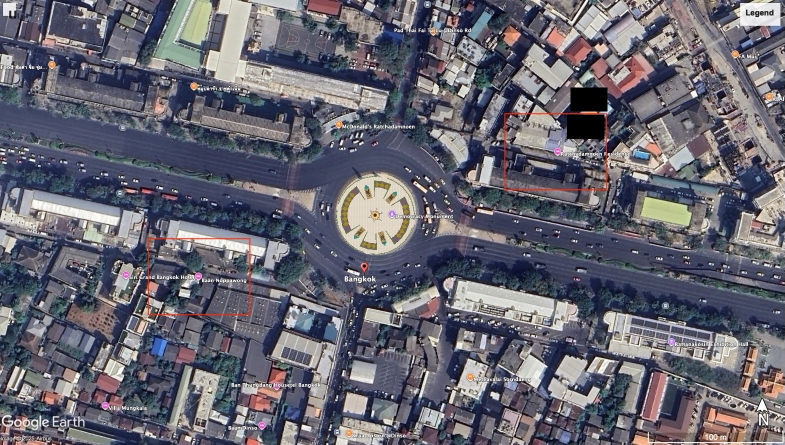
#> input picture test.jpg, 1569 x 889 px (shown at 1/2 size)
$ python wildfire_box_detect.py
#> lines starting #> are read from the running program, lines starting #| are printed output that depends on the picture; after the words box and inside, x2 and y2 are one past the last pixel; in counts of white or black regions, pixels touching at a corner belong together
import cv2
import numpy as np
from typing import List, Tuple

def detect_red_rectangles(image_path: str, debug: bool = False) -> List[List[int]]:
    """
    ตรวจจับกรอบสี่เหลี่ยมสีแดงจากรูป และคืนค่า bounding box

    Args:
        image_path (str): path ไฟล์รูปภาพ

    Returns:
        List[List[int]]: รายการ bbox ในรูปแบบ [Xmax, Ymax, Xmin, Ymin]
    """

    # อ่านรูปภาพ
    image = cv2.imread(image_path)
    if image is None:
        print("ไม่สามารถอ่านไฟล์รูปภาพได้")
        return []

    original = image.copy()

    # แปลงจาก BGR เป็น HSV เพื่อใช้ในการหาสีแดง
    hsv = cv2.cvtColor(image, cv2.COLOR_BGR2HSV)

    # กำหนดช่วงสีแดงใน HSV
    # สีแดงอยู่ในช่วง 0-10 และ 160-180 ใน H channel
    lower_red1 = np.array([0, 100, 100])
    upper_red1 = np.array([10, 255, 255])
    lower_red2 = np.array([160, 100, 100])
    upper_red2 = np.array([180, 255, 255])

    # สร้าง mask สำหรับสีแดง
    mask1 = cv2.inRange(hsv, lower_red1, upper_red1)
    mask2 = cv2.inRange(hsv, lower_red2, upper_red2)
    red_mask = mask1 + mask2

    # หา contours จาก mask
    contours, _ = cv2.findContours(red_mask, cv2.RETR_EXTERNAL, cv2.CHAIN_APPROX_SIMPLE)

    rectangles = []

    for contour in contours:
        # กรองเฉพาะ contour ที่มีขนาดเหมาะสม
        area = cv2.contourArea(contour)
        if area < 1000:  # กรองพื้นที่เล็กเกินไป
            continue

        # ประมาณรูปร่างเป็นสี่เหลี่ยม
        epsilon = 0.02 * cv2.arcLength(contour, True)
        approx = cv2.approxPolyDP(contour, epsilon, True)

        # หา bounding rectangle
        x, y, w, h = cv2.boundingRect(contour)

        # คำนวณ aspect ratio เพื่อตรวจสอบว่าเป็นสี่เหลี่ยมจริง
        aspect_ratio = float(w) / h

        # กรองเฉพาะรูปสี่เหลี่ยมที่มี aspect ratio สมเหตุสมผล
        if 0.2 < aspect_ratio < 5.0:
            # สร้าง bbox ในรูปแบบ [Xmax, Ymax, Xmin, Ymin]
            xmax = x + w
            ymax = y + h
            xmin = x
            ymin = y

            rectangles.append([xmax, ymax, xmin, ymin])
        if debug:
            # วาดกรอบบนรูปต้นฉบับ
            cv2.rectangle(original, (xmin, ymin), (xmax, ymax), (0, 255, 0), 2)
            # ใส่ข้อความ bbox
            cv2.putText(original, f"[{xmax},{ymax},{xmin},{ymin}]",
                       (xmin, ymin-10), cv2.FONT_HERSHEY_SIMPLEX, 0.5, (0, 255, 0), 1)

    if debug:
        try:
            # แสดงรูปผลลัพธ์
            cv2.imshow('Original with Detection', original)
            cv2.imshow('Red Mask', red_mask)
            cv2.waitKey(0)
        finally:
            cv2.destroyAllWindows()

    return rectangles

def detect_red_rectangles_advanced(image_path: str, debug: bool = False) -> List[List[int]]:
    """
    ฟังก์ชันขั้นสูงสำหรับตรวจจับกรอบสี่เหลี่ยมสีแดง

    Args:
        image_path (str): path ไฟล์รูปภาพ
        debug (bool): แสดงรูปภาพ debug หรือไม่

    Returns:
        List[List[int]]: รายการ bbox ในรูปแบบ [Xmax, Ymax, Xmin, Ymin]
    """

    # อ่านรูปภาพ
    image = cv2.imread(image_path)
    if image is None:
        print("ไม่สามารถอ่านไฟล์รูปภาพได้")
        return []

    original = image.copy()

    # แปลงเป็น HSV
    hsv = cv2.cvtColor(image, cv2.COLOR_BGR2HSV)

    # กำหนดช่วงสีแดงใน HSV (ปรับให้เข้มงวดขึ้น)
    lower_red1 = np.array([0, 100, 100])
    upper_red1 = np.array([10, 255, 255])
    lower_red2 = np.array([160, 100, 100])
    upper_red2 = np.array([180, 255, 255])

    # สร้าง mask
    mask1 = cv2.inRange(hsv, lower_red1, upper_red1)
    mask2 = cv2.inRange(hsv, lower_red2, upper_red2)
    red_mask = mask1 + mask2

    # ทำ morphological operations เพื่อปรับปรุง mask
    kernel = np.ones((2, 2), np.uint8)
    red_mask = cv2.morphologyEx(red_mask, cv2.MORPH_CLOSE, kernel, iterations=2)
    red_mask = cv2.morphologyEx(red_mask, cv2.MORPH_OPEN, kernel, iterations=1)

    # หา contours
    contours, _ = cv2.findContours(red_mask, cv2.RETR_EXTERNAL, cv2.CHAIN_APPROX_SIMPLE)

    rectangles = []

    for contour in contours:
        area = cv2.contourArea(contour)
        perimeter = cv2.arcLength(contour, True)
        print (f'Area: ', area)
        # กรองตาม area และ perimeter
        if area < 750 or perimeter < 200:
            continue

        # หา bounding rectangle
        x, y, w, h = cv2.boundingRect(contour)

        # ตรวจสอบ aspect ratio
        aspect_ratio = float(w) / h
        if not (0.3 < aspect_ratio < 3.0):
            continue

        # ตรวจสอบว่า contour เป็นสี่เหลี่ยมหรือไม่
        # โดยใช้ area ratio ระหว่าง contour area และ bounding rect area
        rect_area = w * h
        area_ratio = area / rect_area if rect_area > 0 else 0

        # ถ้า area ratio น้อยเกินไป แสดงว่าไม่ใช่รูปสี่เหลี่ยม
        if area_ratio < 0.3:
            continue

        # สร้าง bbox ในรูปแบบ [Xmax, Ymax, Xmin, Ymin]
        xmax = x + w
        ymax = y + h
        xmin = x
        ymin = y

        rectangles.append([xmax, ymax, xmin, ymin])

        if debug:
            # วาดกรอบบนรูปต้นฉบับ
            cv2.rectangle(original, (xmin, ymin), (xmax, ymax), (0, 255, 0), 2)
            # ใส่ข้อความ bbox
            cv2.putText(original, f"[{xmax},{ymax},{xmin},{ymin}]",
                       (xmin, ymin-10), cv2.FONT_HERSHEY_SIMPLEX, 0.5, (0, 255, 0), 1)

    if debug:
        try:
            # แสดงรูปผลลัพธ์
            cv2.imshow('Original with Detection', original)
            cv2.imshow('Red Mask', red_mask)
            cv2.waitKey(0)
        finally:
            cv2.destroyAllWindows()

    return rectangles

def process_image_and_print_results(image_path: str):
    """
    ประมวลผลรูปภาพและแสดงผลลัพธ์
    """
    print(f"กำลังประมวลผลรูปภาพ: {image_path}")

    # ใช้ฟังก์ชันพื้นฐาน
    basic_results = detect_red_rectangles(image_path, debug=True)
#> in detect_red_rectangles, image is the input picture: shape (889, 1569, 3); mean B, G, R 112.5, 101.7, 102.6
#> in detect_red_rectangles, `hsv = cv2.cvtColor(image, cv2.COLOR_BGR2HSV)`: hsv: shape (889, 1569, 3); mean H, S, V 99.8, 59.4, 117.7
#> in detect_red_rectangles, `mask1 = cv2.inRange(hsv, lower_red1, upper_red1)`:
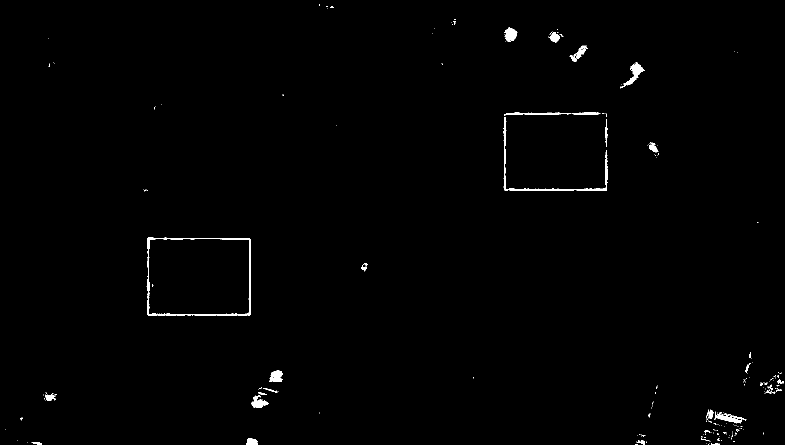
#> mask1: shape (889, 1569) (shown at 1/2 size); 0.7% white; 218 white regions (183 under 20 px), largest, box (x1, y1, x2, y2) and area: (293, 475, 502, 632) 2171, (1007, 234, 1216, 382) 1489, (1241, 124, 1290, 177) 663
#> in detect_red_rectangles, `mask2 = cv2.inRange(hsv, lower_red2, upper_red2)`:
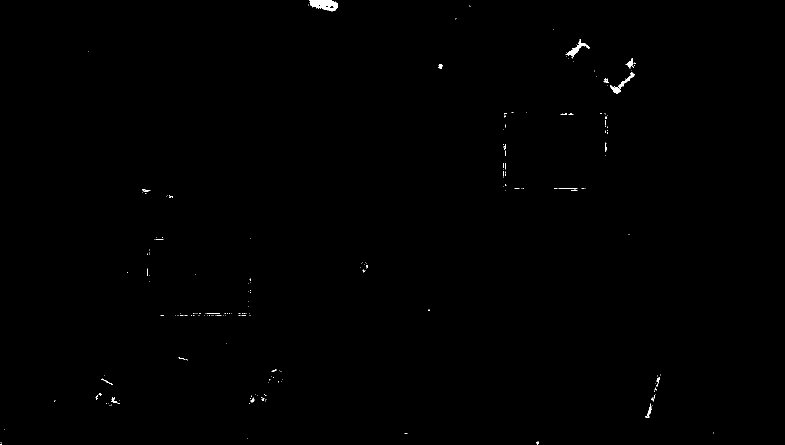
#> mask2: shape (889, 1569) (shown at 1/2 size); 0.22% white; 234 white regions (215 under 20 px), largest, box (x1, y1, x2, y2) and area: (619, 0, 676, 23) 884, (1131, 81, 1179, 117) 378, (1236, 145, 1269, 178) 225
#> in detect_red_rectangles, `red_mask = mask1 + mask2`:
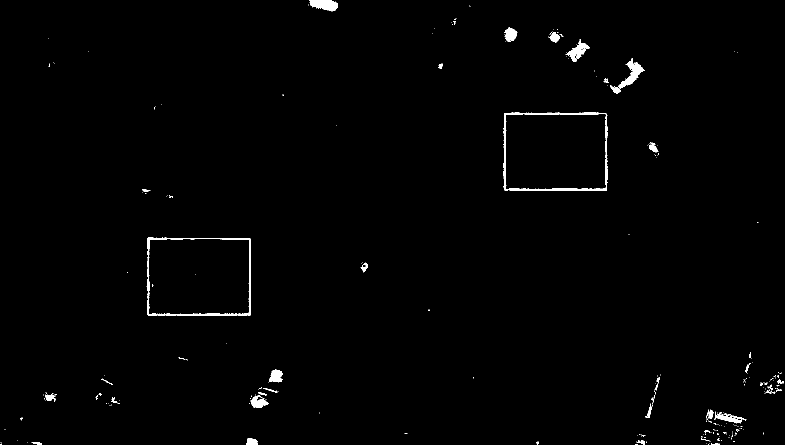
#> red_mask: shape (889, 1569) (shown at 1/2 size); 0.92% white; 276 white regions (233 under 20 px)
#> in detect_red_rectangles, `contours, _ = cv2.findContours(red_mask, cv2.RETR_EXTERNAL, cv2.CHAIN_..`: contours = 274 contours, 244 with area under 20; largest, box (x1, y1, x2, y2) and area: (1007, 224, 1216, 382) 31826, (293, 475, 502, 632) 31712, (1236, 116, 1290, 178) 930, (619, 0, 676, 23) 862, (1131, 81, 1179, 124) 725
#> the loop in detect_red_rectangles, `for contour in contours:` made 274 passes
#> (area, epsilon, x, y, w, h, aspect_ratio, xmax) on passes 198, 220: (31712.5, 15.46, 293, 475, 209, 157, 1.33, 502), (31826, 15.29, 1007, 224, 209, 158, 1.32, 1216)
#> area on passes 10, 17, 20, 52: 37, 57.5, 195, 21
#> after the loop in detect_red_rectangles, `for contour in contours:`:
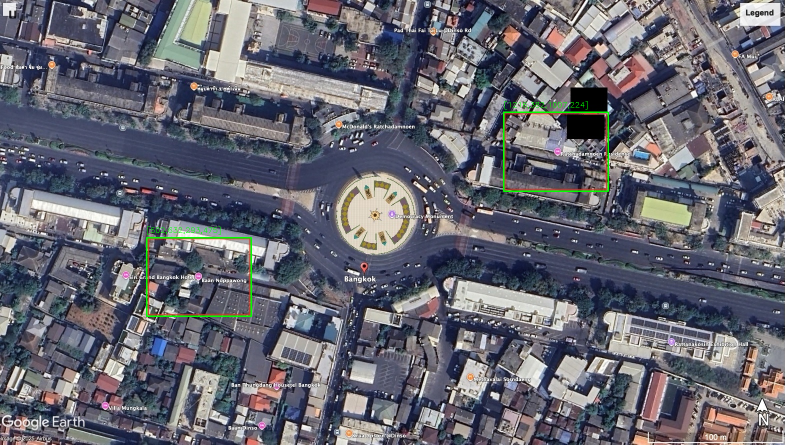
#> original: shape (889, 1569, 3) (shown at 1/2 size); 0.37% of pixels changed, all inside (x1, y1, x2, y2) = (292, 202, 1218, 634)
#> after the loop in detect_red_rectangles, `for contour in contours:`: rectangles = [[502, 632, 293, 475], [1216, 382, 1007, 224]]
#> basic_results = [[502, 632, 293, 475], [1216, 382, 1007, 224]]
    print(f"\nผลลัพธ์จากฟังก์ชันพื้นฐาน:")
    print(f"พบกรอบสี่เหลี่ยมสีแดง {len(basic_results)} กรอบ")
#| พบกรอบสี่เหลี่ยมสีแดง 2 กรอบ
    for i, bbox in enumerate(basic_results):
        print(f"กรอบที่ {i+1}: [Xmax={bbox[0]}, Ymax={bbox[1]}, Xmin={bbox[2]}, Ymin={bbox[3]}]")
#> this loop made 2 passes
#| กรอบที่ 1: [Xmax=502, Ymax=632, Xmin=293, Ymin=475]
#| กรอบที่ 2: [Xmax=1216, Ymax=382, Xmin=1007, Ymin=224]

    # ใช้ฟังก์ชันขั้นสูง
    advanced_results = detect_red_rectangles_advanced(image_path, debug=True)
#> in detect_red_rectangles_advanced, `red_mask = cv2.morphologyEx(red_mask, cv2.MORPH_CLOSE, kernel, iterati..`:
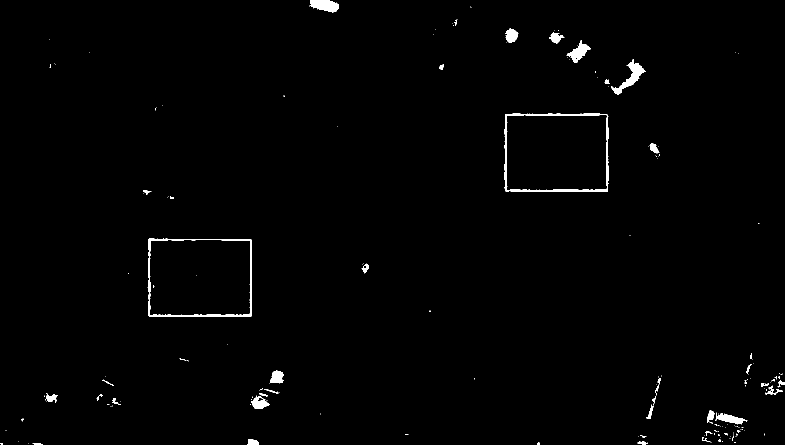
#> red_mask: shape (889, 1569) (shown at 1/2 size); 0.99% white; 163 white regions (124 under 20 px), largest, box (x1, y1, x2, y2) and area: (1009, 226, 1218, 384) 2682, (295, 477, 504, 634) 2432, (1222, 118, 1292, 189) 1288
#> in detect_red_rectangles_advanced, `red_mask = cv2.morphologyEx(red_mask, cv2.MORPH_OPEN, kernel, iteratio..`:
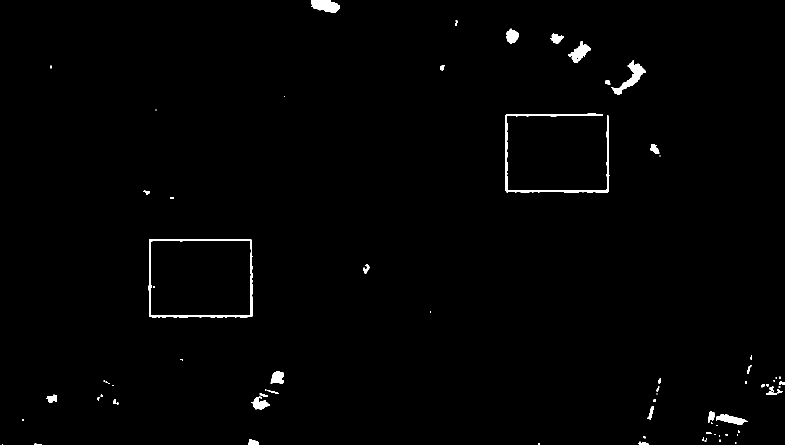
#> red_mask: shape (889, 1569) (shown at 1/2 size); 0.95% white; 74 white regions (36 under 20 px)
#> in detect_red_rectangles_advanced, `contours, _ = cv2.findContours(red_mask, cv2.RETR_EXTERNAL, cv2.CHAIN_..`: contours = 73 contours, 42 with area under 20; largest, box (x1, y1, x2, y2) and area: (297, 478, 505, 635) 31754, (1010, 227, 1219, 385) 1950, (1223, 120, 1292, 190) 1163, (622, 0, 679, 26) 998, (1136, 82, 1182, 126) 782
#> the loop in detect_red_rectangles_advanced, `for contour in contours:` made 73 passes
#> (area, perimeter) on passes 5, 8, 16, 21, 22, 23, 25, 27, 29, 31, 32, 33: (52, 49.31), (139, 54.49), (20, 24.49), (607.5, 155.5), (174.5, 64.38), (113, 67.8), (39.5, 39.9), (460.5, 127.2), (191.5, 71.21), (40.5, 38.73), (60.5, 53.56), (37, 52.97)
#| Area:  0.0
#| Area:  3.5
#| Area:  5.5
#| Area:  2.0
#| Area:  52.0
#| Area:  3.0
#| Area:  10.0
#| Area:  139.0
#> (further printed lines are left out)
#> after the loop in detect_red_rectangles_advanced, `for contour in contours:`:
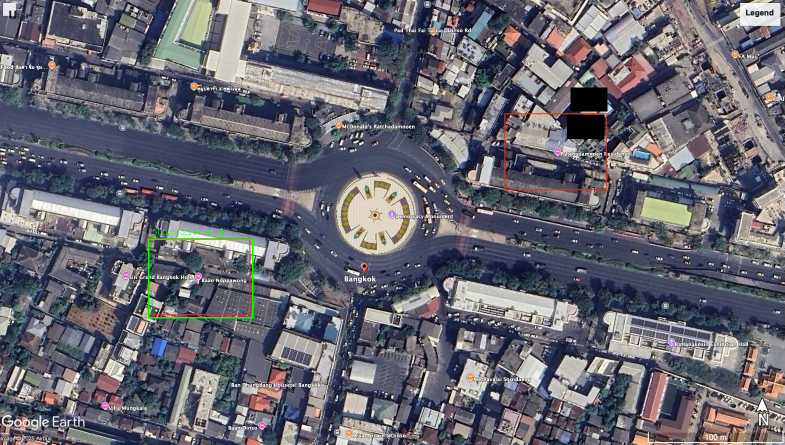
#> original: shape (889, 1569, 3) (shown at 1/2 size); 0.18% of pixels changed, all inside (x1, y1, x2, y2) = (296, 456, 507, 637)
#> after the loop in detect_red_rectangles_advanced, `for contour in contours:`: rectangles = [[505, 635, 297, 478]]
#> advanced_results = [[505, 635, 297, 478]]
    print(f"\nผลลัพธ์จากฟังก์ชันขั้นสูง:")
    print(f"พบกรอบสี่เหลี่ยมสีแดง {len(advanced_results)} กรอบ")
#| พบกรอบสี่เหลี่ยมสีแดง 1 กรอบ
    for i, bbox in enumerate(advanced_results):
        print(f"กรอบที่ {i+1}: [Xmax={bbox[0]}, Ymax={bbox[1]}, Xmin={bbox[2]}, Ymin={bbox[3]}]")
#> this loop made 1 pass
#| กรอบที่ 1: [Xmax=505, Ymax=635, Xmin=297, Ymin=478]

    return advanced_results

# ตัวอย่างการใช้งาน
if __name__ == "__main__":
    # เปลี่ยน path นี้เป็นไฟล์รูปภาพของคุณ
    image_path = "test.jpg"

    try:
        results = process_image_and_print_results(image_path)
#> results = [[505, 635, 297, 478]]

        # แสดงผลลัพธ์ในรูปแบบที่ต้องการ
        print(f"\nผลลัพธ์สุดท้าย:")
        for bbox in results:
            print(f"bbox = {bbox}")

    except Exception as e:
        print(f"เกิดข้อผิดพลาด: {e}")
        print("กรุณาตรวจสอบ path ของไฟล์รูปภาพ และติดตั้ง opencv-python")
        print("ติดตั้งด้วยคำสั่ง: pip install opencv-python")
